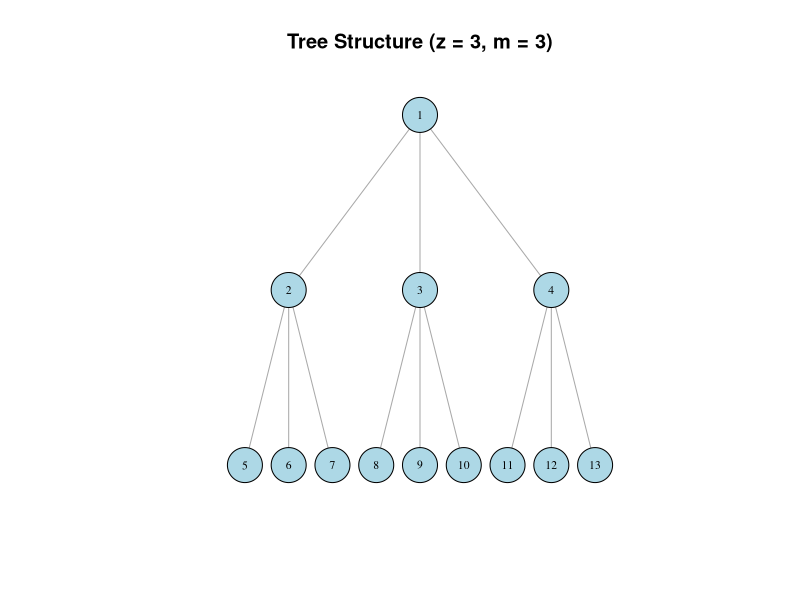
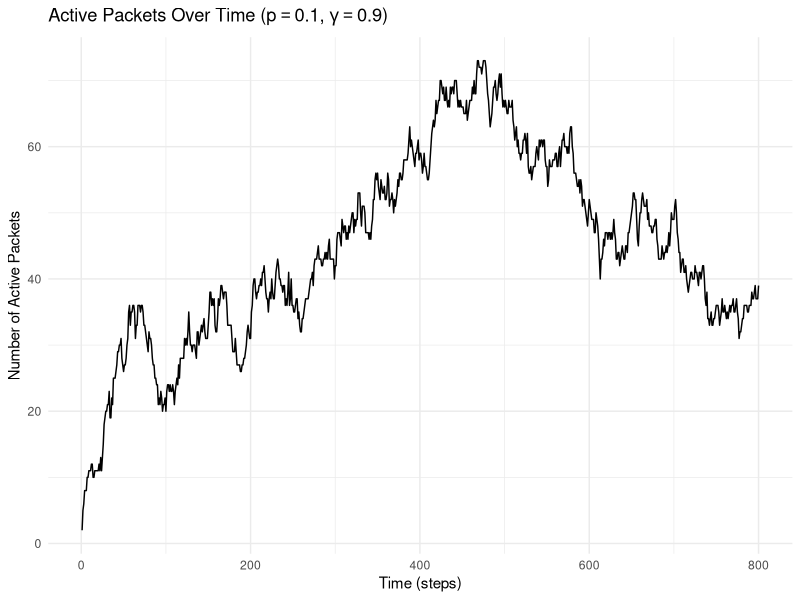
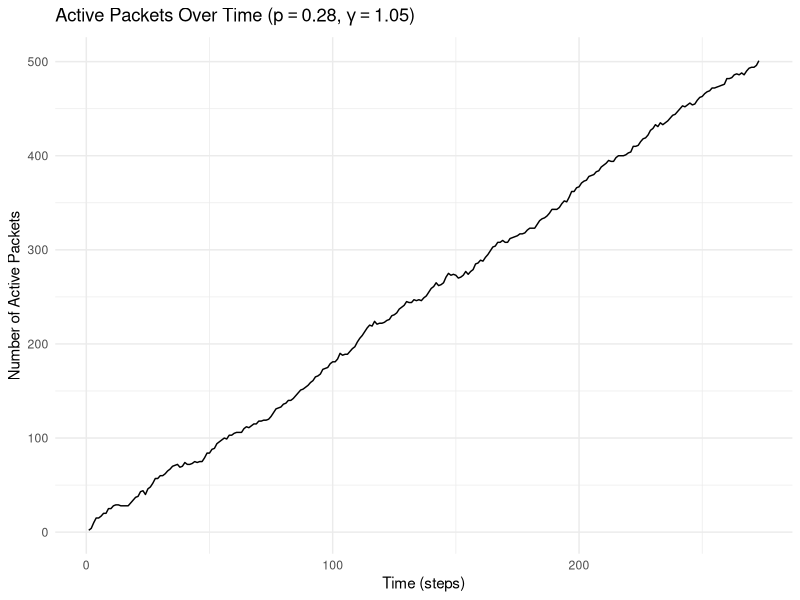

R code for these plots, in order:
#' ---
#' title: "R Notebook"
#' output: html_notebook
#' ---
#' 
## ------------------------------------------------------------------------------------------------------
library(igraph)

#' 
#' 
## ------------------------------------------------------------------------------------------------------
generate_tree <- function(z, m) {
  nodes <- c(1)
  parentID <- 1
  edges <- data.frame(parent = integer(), child = integer())
  count <- 2
  
  
  for (level in 1:m) {
    num_nodes <- z^level
    num_parents <- z^(level-1)
    nodes <- c(nodes, count:(count + num_nodes - 1))
    
    level_edges <- data.frame(
      parent = rep(parentID:(parentID + num_parents - 1), each = z),
      child = count:(count + num_nodes - 1)
    )
    
    edges <- rbind(edges, level_edges)
    count <- count + num_nodes
    parentID <- parentID + num_parents
  }
  return(list(nodes = nodes, edges = edges))
}

z <- 3 #Branching factor
m <- 2 #Num. levels - excluding the root
tree <- generate_tree(z, m)  # Example: z = 2, m = 3

#' 
## ------------------------------------------------------------------------------------------------------
graph <- graph_from_data_frame(tree$edges, directed = FALSE)

plot(graph,
     layout = layout_as_tree(graph, root=1, circular = FALSE),
     vertex.size = 20, 
     vertex.label.cex = 0.7, 
     vertex.label.color = "black", 
     vertex.color = "lightblue", 
     edge.arrow.size = 0.5, 
     main = "Tree Structure (z = 3, m = 3)")


#' 
#' 
## ------------------------------------------------------------------------------------------------------
initialize_packets <- function(graph, p) {
  nodes <- as.numeric(V(graph))  # Extract numeric node IDs
  
  packets <- lapply(nodes, function(node) {
    if (runif(1) < p) {
      list(origin = node, destination = sample(nodes[nodes != node], 1))
    } else {
      NULL
    }
  })
  
  packets <- Filter(Negate(is.null), packets)  # Remove NULL packets
  return(packets)
}


packets <- initialize_packets(graph, p = 0.1)

str(packets)

#' 
## ------------------------------------------------------------------------------------------------------
fMOVE <- function(n, y) {
  if (n == 0) {
    return(1)
  } else {
    return(n^(-y))
  }
}

k_ij <- function(j_ab, n_a, y) {
  return(j_ab * fMOVE(n_a, y))
}

q_ij <- function(k_ij, k_ji) {
  return(sqrt(k_ij * k_ji))
}

# Example for a pair of nodes i and j
j_ab <- runif(1)
n_a <- length(packets)  # Number of packets at node a
y <- 0.5  # Example value of y

k_ij_value <- k_ij(j_ab, n_a, y)
k_ji_value <- k_ij(j_ab, n_a, y)  # Assuming symmetry
q_ij_value <- q_ij(k_ij_value, k_ji_value)

#' 
## ------------------------------------------------------------------------------------------------------
fMOVE <- function(n, y) {
  if (n == 0) {
    return(1)
  } else {
    return(n^(-y))
  }
}

movePackets <- function(packets, graph, y) {
  updatedPackets <- vector("list", length(packets))  # Preallocate
  
  for (i in seq_along(packets)) {
    current_node <- packets[[i]]$origin
    destination_node <- packets[[i]]$destination
    
    path <- shortest_paths(graph, from = current_node, to = destination_node)$vpath[[1]]
    target_node <- as.numeric(path[2])
    
    # Count number of packets at current and target nodes
    n_i <- sum(vapply(packets, function(p) p$origin == current_node, logical(1)))
    n_j <- sum(vapply(packets, function(p) p$origin == target_node, logical(1)))
    
    # Communication quality calculation
    e_ij <- runif(1)
    e_ji <- runif(1)
    k_ij <- e_ij * fMOVE(n_i, y)
    k_ji <- e_ji * fMOVE(n_j, y)
    q_ij <- sqrt(k_ij * k_ji)
    
    # Move the packet with probability q_ij
    if (runif(1) < q_ij) {
      packets[[i]]$origin <- target_node
    }
    
    # If packet reached destination, mark for removal
    if (packets[[i]]$origin == packets[[i]]$destination) {
      updatedPackets[[i]] <- NULL
    } else {
      updatedPackets[[i]] <- packets[[i]]
    }
  }
  
  # Remove NULLs (i.e., delivered packets)
  updatedPackets <- Filter(Negate(is.null), updatedPackets)
  return(updatedPackets)
}


packets <- initialize_packets(graph, p = 0.2)
str(packets)

for (step in 1:10) {
  packets <- movePackets(packets, graph, y = 1)
  cat("Step", step, "- Remaining packets:", length(packets), "\n")
  str(packets)
}


#' 
## ------------------------------------------------------------------------------------------------------
simulation <- function(p, y, graph, steps) {
  NumPackets <- numeric(steps)
  packets <- list()
  
  for (step in 1:steps) {
    new_packets <- initialize_packets(graph, p)
    packets <- c(packets, new_packets)
    
    packets <- movePackets(packets, graph, y)
    packets <- Filter(Negate(is.null), packets)
    
    NumPackets[step] <- length(packets)
    
    if (length(packets) >= 500) {
      message(sprintf("Simulation stopped at step %d due to packet overflow (%d packets).", 
                      step, length(packets)))
      NumPackets <- NumPackets[1:step]
      break
    }
  }
  
  return(NumPackets)
}

#' 
#' 
## ------------------------------------------------------------------------------------------------------
steps <- 800
p <- 0.1
y <- 0.9

packet_counts <- simulation(p, y, graph, steps)

#tried to run with current parameters but I assume that it reached the point of criticality and too many packets were being added without then being removed.

#' 
#' 
## ------------------------------------------------------------------------------------------------------
library(ggplot2)

plot_packet_counts <- function(packet_counts) {
  df <- data.frame(
    time = 1:length(packet_counts),
    packets = packet_counts
  )
  
  ggplot(df, aes(x = time, y = packets)) +
    geom_line() +
    theme_minimal() +
    labs(
      title = bquote("Active Packets Over Time" ~ "(" * p == .(p) * "," ~ gamma == .(y) * ")"),
      x = "Time (steps)",
      y = "Number of Active Packets"
    )
}

plot_packet_counts(packet_counts)

#' 
## ------------------------------------------------------------------------------------------------------
#critical probability calculation

pc <- function(z, m) {
  numerator <- sqrt(z)
  denominator <- (z * (z^(m - 1) - 1)^2) / (z^m - 1) + 1
  return(numerator / denominator)
}

p_c <- pc(z,m+1)
print(p_c)

## ------------------------------------------------------------------------------------------------------
#to explore the effects of varying probability, especially as it transitions past the point of criticality p_c, we rewrite the move_packets function so that e_ij always equals 1.

movePackets_CRIT <- function(packets, graph, y) {
  updatedPackets <- vector("list", length(packets))  # Preallocate
  
  for (i in seq_along(packets)) {
    current_node <- packets[[i]]$origin
    destination_node <- packets[[i]]$destination
    
    path <- shortest_paths(graph, from = current_node, to = destination_node)$vpath[[1]]
    target_node <- as.numeric(path[2])
    
    # Count number of packets at current and target nodes
    n_i <- sum(vapply(packets, function(p) p$origin == current_node, logical(1)))
    n_j <- sum(vapply(packets, function(p) p$origin == target_node, logical(1)))
    
    # Communication quality calculation (removing e_ij)
    k_ij <- fMOVE(n_i, y)
    k_ji <- fMOVE(n_j, y)
    q_ij <- sqrt(k_ij * k_ji)
    
    # Move the packet with probability q_ij
    if (runif(1) < q_ij) {
      packets[[i]]$origin <- target_node
    }
    
    # If packet reached destination, mark for removal
    if (packets[[i]]$origin == packets[[i]]$destination) {
      updatedPackets[[i]] <- NULL
    } else {
      updatedPackets[[i]] <- packets[[i]]
    }
  }
  
  # Remove NULLs (i.e., delivered packets)
  updatedPackets <- Filter(Negate(is.null), updatedPackets)
  return(updatedPackets)
}

#' 
## ------------------------------------------------------------------------------------------------------
simulation_CRIT <- function(p, y, graph, steps) {
  NumPackets <- numeric(steps)
  packets <- list()
  
  for (step in 1:steps) {
    new_packets <- initialize_packets(graph, p)
    packets <- c(packets, new_packets)
    
    packets <- movePackets_CRIT(packets, graph, y)
    packets <- Filter(Negate(is.null), packets)
    
    NumPackets[step] <- length(packets)
    
    if (length(packets) >= 500) {
      message(sprintf("Simulation stopped at step %d due to packet overflow (%d packets).", 
                      step, length(packets)))
      NumPackets <- NumPackets[1:step]
      break
    }
  }
  
  return(NumPackets)
}

#' 
## ------------------------------------------------------------------------------------------------------
steps <- 1000
p <- 0.28
y <- 1.05

packet_counts <- simulation_CRIT(p, y, graph, steps)

#' 
## ------------------------------------------------------------------------------------------------------
library(ggplot2)

plot_packet_counts <- function(packet_counts) {
  df <- data.frame(
    time = 1:length(packet_counts),
    packets = packet_counts
  )
  
  ggplot(df, aes(x = time, y = packets)) +
    geom_line() +
    theme_minimal() +
    labs(
      title = bquote("Active Packets Over Time" ~ "(" * p == .(p) * "," ~ gamma == .(y) * ")"),
      x = "Time (steps)",
      y = "Number of Active Packets"
    )
}

plot_packet_counts(packet_counts)

#' 
